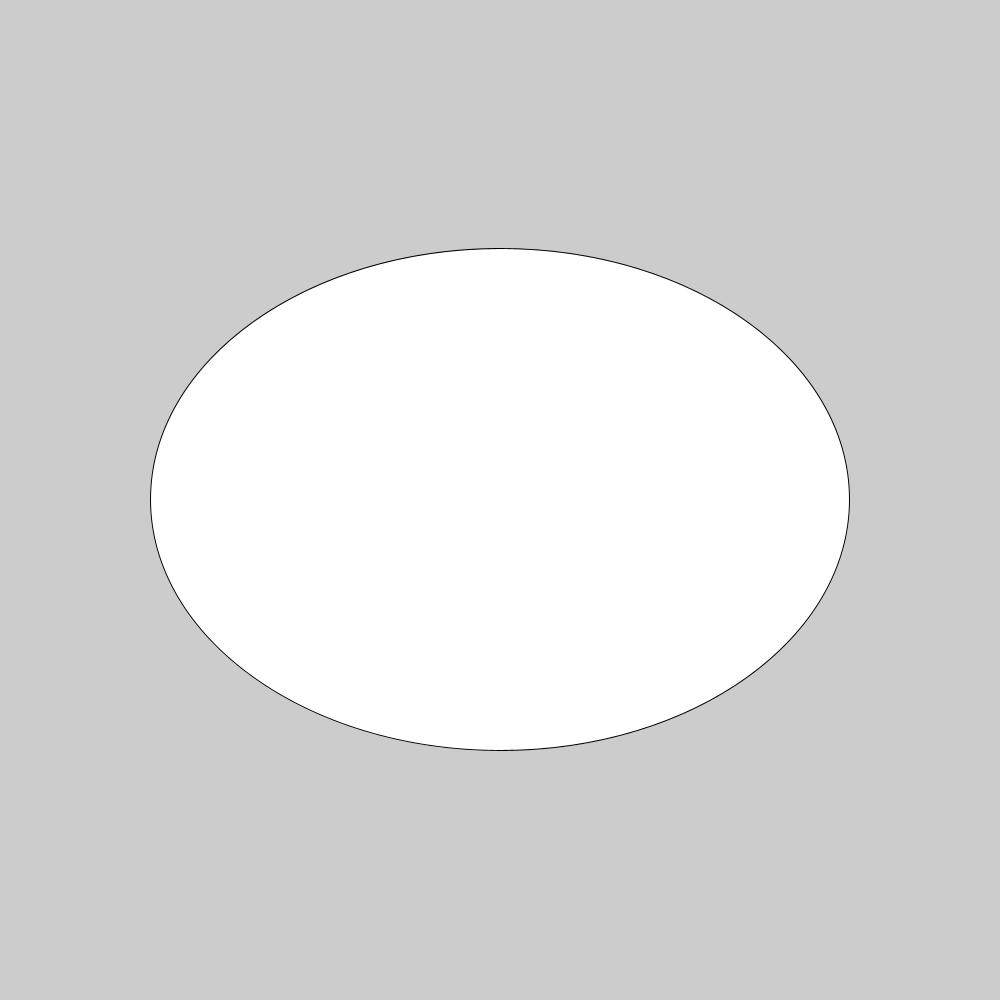
Frame 1 (no input)
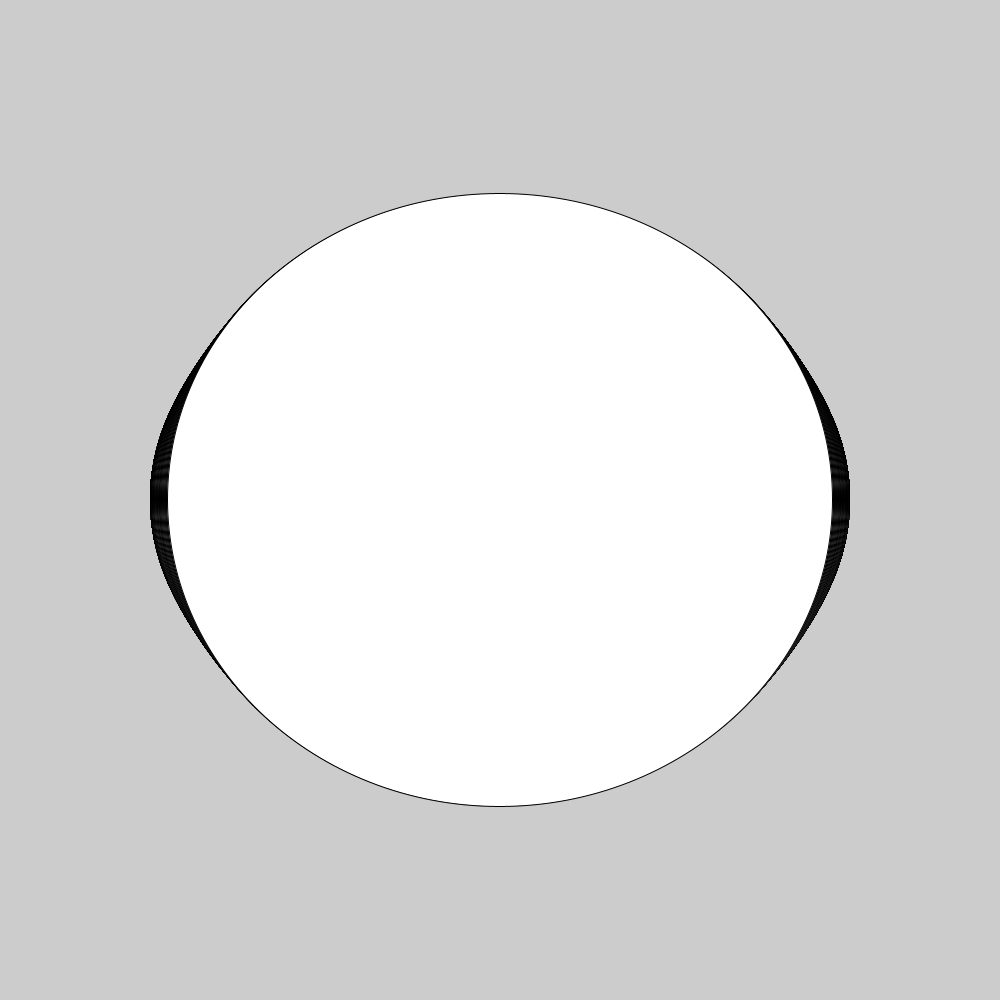
Frame 60 (the mouse pressed at the canvas centre just before this capture)
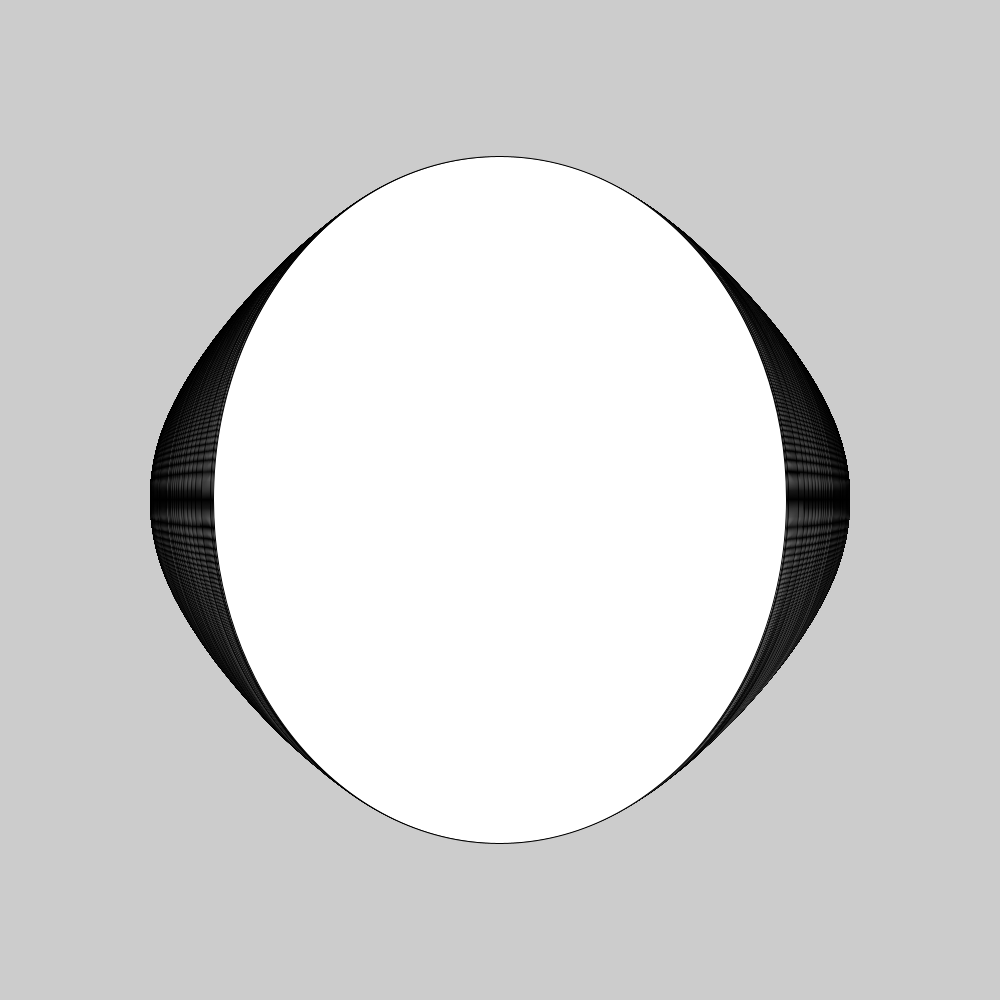
Frame 120 (the mouse held since frame 60 and released just before this capture)

The Processing sketch that drew these frames (run headless with seeded random() and noise(); from frame 60 on, the mouse is pressed at the canvas centre):

// Processing sketch: oficina240719Unespected
// ── oficina240719Unespected.pde
PGraphics g;
PImage i;
float x,y,a,b,c,xP,yP;

void setup(){
  size(1000,1000);
  g = createGraphics(1000,1000);
  xP = 500;
  yP = 500;
}

void draw(){
  a += .01;
  xP+= random(-.01,.01);
  yP+= random(-.01,.01);
  x = xP + (cos(a)*200);
  y = yP + (sin(a)*200);
  g.beginDraw();
  g.ellipse(xP,yP, x,y);
  g.endDraw();
  
  image(g,0,0);
}
